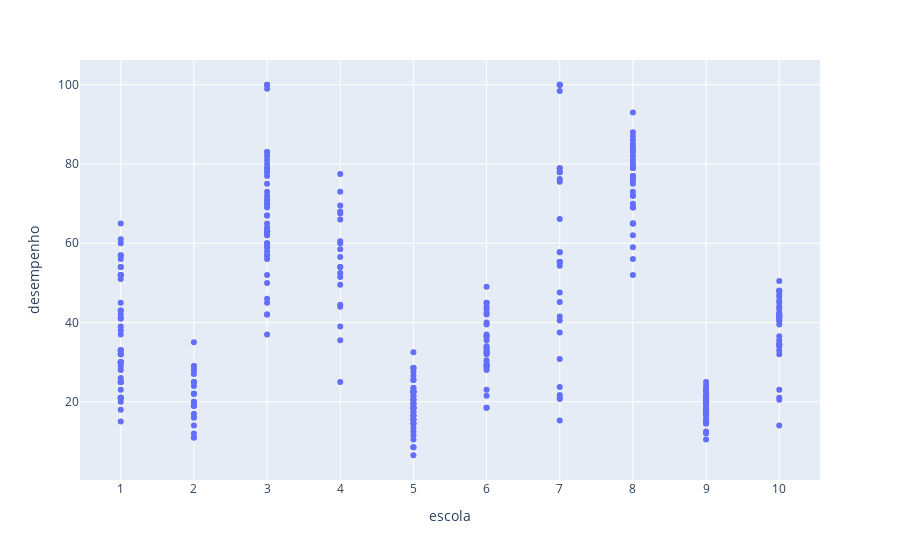

The cell this chart's notebook holds for it:
### Markdown cell above
### Gráfico Desempenho por Escola

### Code cell
import plotly.express as px

fig = px.scatter(df_escola, x='escola', y='desempenho')
#fig.add_trace(go.Scatter(y='cpi_y', mode='lines'))

fig.show()

### Figure 1 — Plotly figure (JSON) as saved in the notebook; plotly's stock layout.template omitted (floating-point values rounded to 4 significant figures; data arrays with more than 128 entries replaced by an {"elided": "..."} marker saying what was removed)
{"data": [{"hovertemplate": "escola=%{x}<br>desempenho=%{y}<extra></extra>", "legendgroup": "", "marker": {"color": "#636efa", "symbol": "circle"}, "mode": "markers", "name": "", "orientation": "v", "showlegend": false, "type": "scatter", "x": {"elided": "358 str values"}, "xaxis": "x", "y": {"elided": "358 float values"}, "yaxis": "y"}], "layout": {"legend": {"tracegroupgap": 0}, "margin": {"t": 60}, "xaxis": {"anchor": "y", "domain": [0, 1], "title": {"text": "escola"}}, "yaxis": {"anchor": "x", "domain": [0, 1], "title": {"text": "desempenho"}}}}
